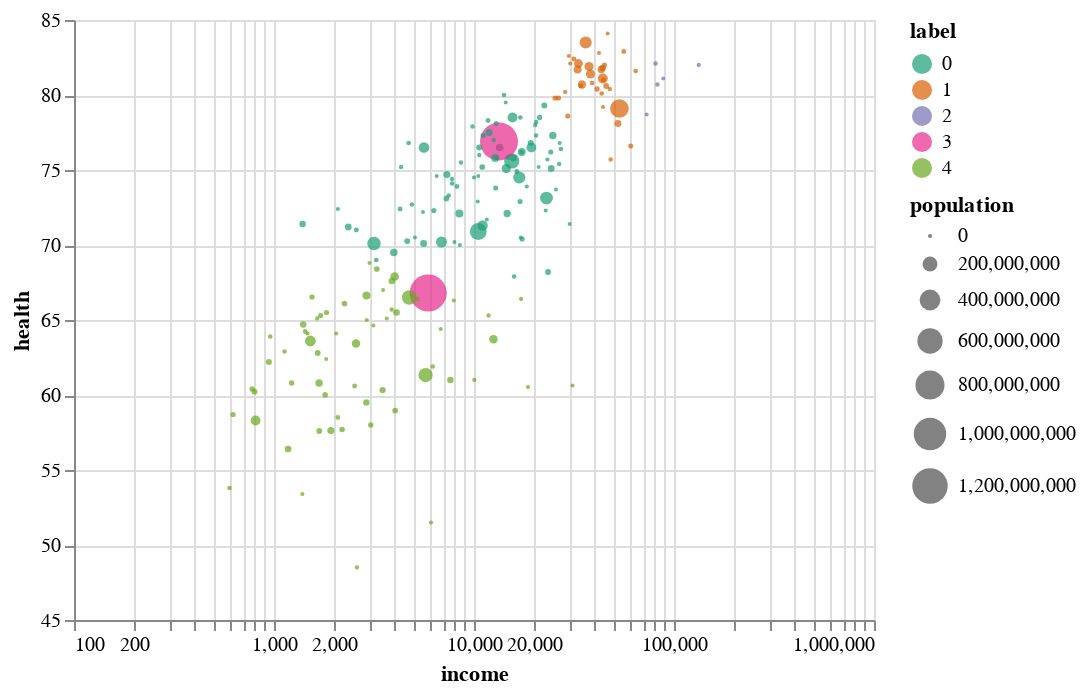

Notebook code cell kept with this figure:
### Code cell
alt.Chart(gapminder).mark_circle().encode(
    alt.X('income:Q', scale=alt.Scale(type='log')),
    alt.Y('health:Q', scale=alt.Scale(zero=False)),
    size='population:Q',
    color=alt.Color('label:N', scale=alt.Scale(scheme='dark2')),
    tooltip=list(gapminder.columns)
).interactive()

### Figure 1 — Vega-Lite specification as saved in the notebook (floating-point values rounded to 4 significant figures; data arrays with more than 128 entries replaced by an {"elided": "..."} marker saying what was removed)
{"config": {"view": {"continuousWidth": 400, "continuousHeight": 300}}, "data": {"name": "data-914c05f42bb04fc6fc4ef6c0a2c86819"}, "mark": "circle", "encoding": {"color": {"type": "nominal", "field": "label", "scale": {"scheme": "dark2"}}, "size": {"type": "quantitative", "field": "population"}, "tooltip": [{"type": "nominal", "field": "country"}, {"type": "quantitative", "field": "income"}, {"type": "quantitative", "field": "health"}, {"type": "quantitative", "field": "population"}, {"type": "quantitative", "field": "label"}], "x": {"type": "quantitative", "field": "income", "scale": {"type": "log"}}, "y": {"type": "quantitative", "field": "health", "scale": {"zero": false}}}, "selection": {"selector001": {"type": "interval", "bind": "scales", "encodings": ["x", "y"]}}, "$schema": "https://vega.github.io/schema/vega-lite/v4.8.1.json", "datasets": {"data-914c05f42bb04fc6fc4ef6c0a2c86819": {"elided": "187 records"}}}
